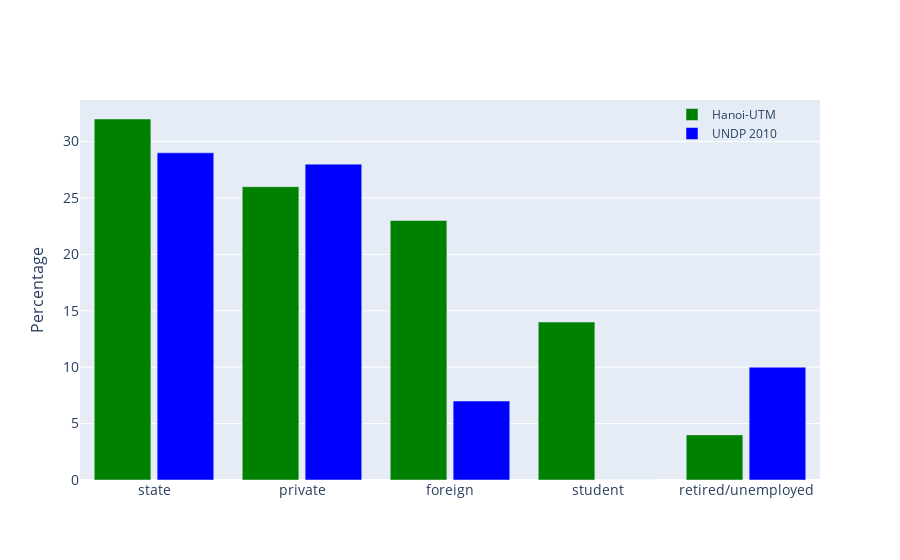

The code cell stored with this chart in its notebook:
### Code cell
occ = ['state','private', 'foreign', 'student','retired/unemployed']

fig = go.Figure()
fig.add_trace(go.Bar(x=occ,
                y=[32,26,23,14,4],
                name='Hanoi-UTM',
                marker_color='green'
                ))
fig.add_trace(go.Bar(x=occ,
                y=[29,28,7,0,10],
                name='UNDP 2010',
                marker_color='blue'
                ))

fig.update_layout(
    #title='Modal share statistic in 3 different studies',
    xaxis_tickfont_size=14,
    yaxis=dict(
        title='Percentage',
        titlefont_size=16,
        tickfont_size=14,
    ),
    legend=dict(
        x=0.8,
        y=1.0,
        bgcolor='rgba(255, 255, 255, 0)',
        bordercolor='rgba(255, 255, 255, 0)'
    ),
    barmode='group',
    bargap=0.15, # gap between bars of adjacent location coordinates.
    bargroupgap=0.1 # gap between bars of the same location coordinate.
)
fig.show()
fig.write_image('../Figures/occ_stats.pdf')

### Figure 1 — Plotly figure (JSON) as saved in the notebook; plotly's stock layout.template omitted (floating-point values rounded to 4 significant figures)
{"data": [{"marker": {"color": "green"}, "name": "Hanoi-UTM", "type": "bar", "x": ["state", "private", "foreign", "student", "retired/unemployed"], "y": [32, 26, 23, 14, 4]}, {"marker": {"color": "blue"}, "name": "UNDP 2010", "type": "bar", "x": ["state", "private", "foreign", "student", "retired/unemployed"], "y": [29, 28, 7, 0, 10]}], "layout": {"bargap": 0.15, "bargroupgap": 0.1, "barmode": "group", "legend": {"bgcolor": "rgba(255, 255, 255, 0)", "bordercolor": "rgba(255, 255, 255, 0)", "x": 0.8, "y": 1}, "xaxis": {"tickfont": {"size": 14}}, "yaxis": {"tickfont": {"size": 14}, "title": {"font": {"size": 16}, "text": "Percentage"}}}}
